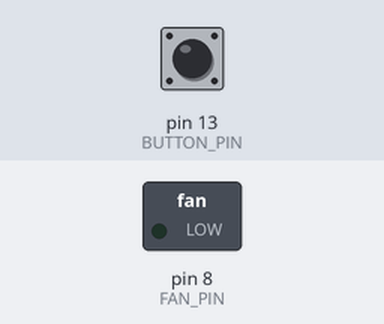
Simulated run of this sketch. Board: Arduino Uno, built with avr-gcc and run on an emulated ATmega328P. Parts: switched loads named in the sketch (green lamp = pin HIGH). The test bench sets the inputs (shaded band); at power-on: pin 13 (BUTTON_PIN) LOW.

Above: at 1.2 s.
1.3 s: pin 13 (BUTTON_PIN) pulled HIGH for 0.15 s
At 1.6 s:
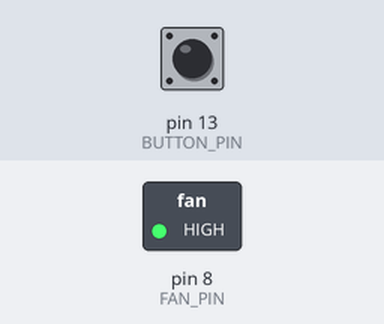
Timing chart, 0 to 7.8 s (numbered marks = the images above; inputs shaded):
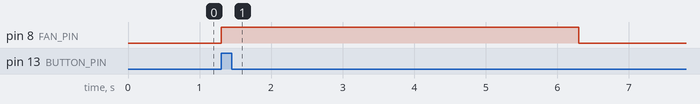

Measured:
- after the input at 1.3 s, pin 8 (FAN_PIN): LOW → HIGH at once, → LOW 5.0 s later

The sketch:

Challenge05_NonBlocking.ino
```cpp
// Complete example solution for Lesson15, challenge 05.
const int FAN_PIN = 8, BUTTON_PIN = 13;
bool running = false, previous = LOW;
unsigned long started = 0, cooldownUntil = 0;
void setup() {
  pinMode(FAN_PIN, OUTPUT);
  pinMode(BUTTON_PIN, INPUT);
  digitalWrite(FAN_PIN, LOW);
}
void loop() {
  bool pressed = digitalRead(BUTTON_PIN) == HIGH;
  if (!running && millis() >= cooldownUntil && pressed && !previous) {
    running = true;
    started = millis();
    digitalWrite(FAN_PIN, HIGH);
  }
  if (running && millis()-started >= 5000) {
    digitalWrite(FAN_PIN, LOW);
    running = false;
    cooldownUntil = millis()+3000;
  }
  previous = pressed;
}
```
